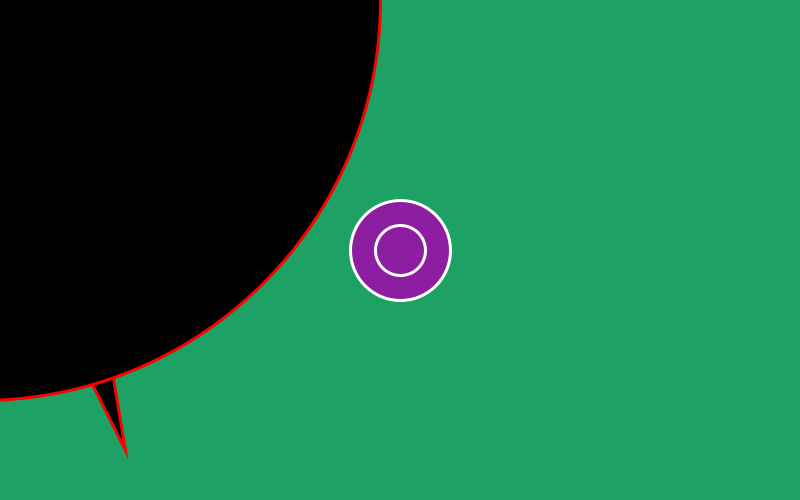
Frame 1 (no input)
Frame 60 (the mouse pressed at the canvas centre just before this capture): identical to frame 1, image omitted
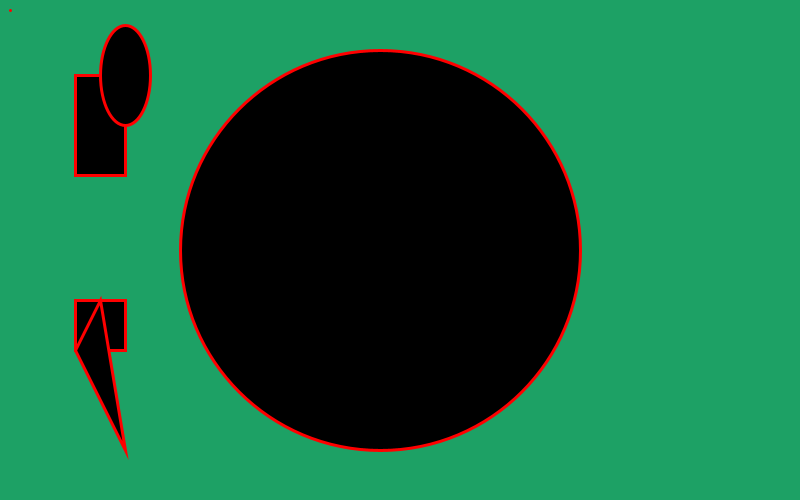
Frame 120 (the mouse held since frame 60 and released just before this capture)

The Processing sketch that drew these frames (run headless with seeded random() and noise(); from frame 60 on, the mouse is pressed at the canvas centre):

// Processing sketch: basicShapes
// ── basicShapes.pde
void setup() {
  //size goes (width, height)
  size(800, 500);
}


void draw() {
  background(29, 161, 101);
  //fill (red, green, blue);
  fill(141, 29, 161);
  stroke(255, 255, 255); //white outline
  strokeWeight(3);
  //circle is (x, y, diam) (x, y) is the middle
  circle(400, 250, 100);
  
  circle(400, 250, 50);
  
  //rect(x, y, width, height) (x, y) is the top left corner
  fill(0, 0, 0);
  stroke(255, 0, 0);
  rect(75, 75, 50, 100);
  
  //square(x, y, size); (x, y) is the top left corner
  square(75, 300, 50);
  
  //ellipse(x, y, width, height) //bounding box
    //(x, y) is the middle
  ellipse(125, 75, 50, 100);
  
  triangle(100, 300, 75, 350, 125, 450);
  
  point(10, 10);
  
 /* 
 beginShape();
  vertex(200, 50); //top left corner
  
  //more vertexes
  endShape(CLOSE);
  */
  
  circle(mouseX - 20, mouseY, width - mouseX);
}
